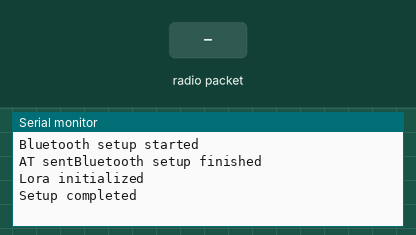
A sketch run on a simulated Arduino Uno, built with avr-gcc and run on an emulated ATmega328P. Shown: the last lines printed to the serial monitor. Inputs (shaded band) come from the test bench. No radio packets arrive unless stated.

Above: at 3.1 s.
3.2 s: radio packet "1" arrives
At 3.8 s:
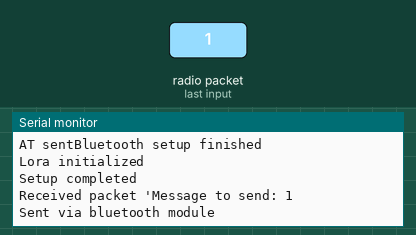
4.7 s: radio packet "0" arrives
At 6.1 s:
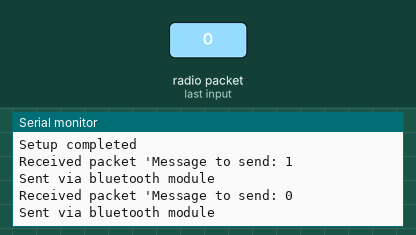

The sketch:

newBoatReceiver.ino
```cpp
#include <LoRa.h>
#include <SoftwareSerial.h>
#include <string.h>
#include "Bluetooth.h"
#include "LoRaMessenger.h"
#include <avr/wdt.h>

Bluetooth bluetoothModule;
LoRaMessenger loRaMessenger;

void setup() {
  Serial.begin(9600);
  bluetoothModule.setup();
  loRaMessenger.begin(onReceive);
  Serial.println("Setup completed");
  wdt_enable(WDTO_8S);
}

void onReceive(int packetSize) {
  // received a packet
  Serial.print("Received packet '");
  String message = "";

  // read packet
  for (int i = 0; i < packetSize; i++) {
    message += (char)LoRa.read();
  }

  Serial.print("Message to send: ");
  Serial.println(message);

  bluetoothModule.send(message);
  Serial.println("Sent via bluetooth module");
}

void loop()
{
  wdt_reset();
  String received = bluetoothModule.readString();
  if(received != ""){
    Serial.print(received);
    Serial.print(" ------> ");

    loRaMessenger.send(received);
  }
}
```

Bluetooth.cpp
```cpp
#include <Arduino.h>
#include <SoftwareSerial.h>

#include "Bluetooth.h"

#define SOP1 '['
#define EOP1 ']'

int bluetoothTx = 5;
int bluetoothRx = 6;
SoftwareSerial bluetooth(bluetoothTx, bluetoothRx);

char inData[200];
byte index;
bool started = false;
bool ended = false;
bool canSend = true;

SoftwareSerial Bluetooth::getInstance() {
  return bluetooth;
}

void Bluetooth::setup()
{
  Serial.println("Bluetooth setup started");
  bluetooth.begin(9600);
  while(!Serial){}

  Serial.write("AT sent");

  bluetooth.write("AT+POWE3");
  delay(200);

  bluetooth.write("AT+RESET");
  delay(200);


  bluetooth.write("AT+MODE0");
  delay(200);

  bluetooth.write("AT+CHAR0xAAA1,NOTIFY,1"); //add charicteristic
  delay(200);

  bluetooth.write("AT+ADVI9");
  delay(200);

  bluetooth.write("AT+FIOW1");
  delay(200);

  bluetooth.write("AT+NAMEFishingBoat"); //set name
  delay(200);

  bluetooth.write("AT+RELI1");
  delay(200);

  bluetooth.write("AT+SHOW1");
  delay(200);

  while(bluetooth.available()){
    String configResponse = (String)bluetooth.readString();
    Serial.print("Configuration received: ");
    Serial.println(configResponse);
  }

  Serial.println("Bluetooth setup finished");
}


String Bluetooth::read(){
  String message = "";
  while(bluetooth.available()){
    message += bluetooth.readString();
  }
  return message;
}

const char XON = 0x11; // ASCII code for XON (Resume transmission)
const char XOFF = 0x13; // ASCII code for XOFF (Pause transmission)

String Bluetooth::readString() {

  while (bluetooth.available())
  {
    char inChar = bluetooth.read();
    if (inChar == XON) {
      canSend = true;
    } else if (inChar == XOFF) {
      canSend = false;
    }
    if(inChar == SOP1)
    {
       index = 0;
       inData[index] = '\0';
       started = true;
       ended = false;
    }
    else if(inChar == EOP1)
    {
       ended = true;
       break;
    }
    else
    {
      if(index < 199)
      {
        inData[index] = inChar;
        index++;
        inData[index] = '\0';
      }
    }
  }

 if(started && ended)
  {
    started = false;
    ended = false;
    index = 0;

    return inData;
  }

  return "";
}


void Bluetooth::send(String toSend) {
  if(canSend){
    bluetooth.print(toSend); // send data over characteristic
  }
}
```

Bluetooth.h
```cpp
#include <Arduino.h>

class Bluetooth
{
  public:
  SoftwareSerial getInstance();
  void setup();
  String read(void);
  String readString(void);
  void send(String toSend);
};
```

LoRaMessenger.cpp
```cpp
#include <SPI.h>
#include <LoRa.h>
#include "LoRaMessenger.h"

/*******************************************************************************************/

void LoRaMessenger::begin(void (*onReceive)(int))
{
  if (!LoRa.begin(433E6)) {             // initialize ratio at 915 MHz
    Serial.println("LoRa init failed. Check your connections.");
    while (true);                       // if failed, do nothing
  }
  LoRa.setTxPower(20);
  LoRa.onReceive(onReceive);
  LoRa.receive();
  Serial.println("Lora initialized");
}

/*******************************************************************************************/

void LoRaMessenger::onReceive(int packetSize)
{
    // received a packet
  Serial.print("Received packet '");

  // read packet
  for (int i = 0; i < packetSize; i++) {
    Serial.print((char)LoRa.read());
  }

  // print RSSI of packet
  Serial.print("' with RSSI ");
  Serial.println(LoRa.packetRssi());

}

/*******************************************************************************************/


const char XON = 0x11; // ASCII code for XON (Resume transmission)
const char XOFF = 0x13; // ASCII code for XOFF (Pause transmission)

void askStopTransmission(){
  //send XOFF to stop boat transmission
  for(int i=0; i < 5; i++){
    LoRa.beginPacket();
    LoRa.print("XOFF*");
    LoRa.endPacket();
  }
  LoRa.receive();
  Serial.println("Asked boat to STOP Lora trsnamission");
}

void askStartTransmission(){
  //send XON to start boat transmission
  for(int i=0; i < 5; i++){
    LoRa.beginPacket();
    LoRa.print("XON*");
    LoRa.endPacket();
  }
  LoRa.receive();

  Serial.println("Asked boat to START Lora trsnamission");
}

void LoRaMessenger::send(String message)
{
  //askStopTransmission();

  LoRa.beginPacket();
  LoRa.print(message);
  LoRa.endPacket();

  Serial.print("Sent via lora: ");
  Serial.println(message);

  LoRa.receive();

  //askStartTransmission();
}
```

LoRaMessenger.h
```cpp
#include <SPI.h>
#include <LoRa.h>

class LoRaMessenger
{
  public:
  void begin(void (*onReceive)(int));
  static void onReceive(int packetSize);
  void send(String message);

};
```

Measured:
- after the input at 3.2 s, the serial monitor: prints a new line at once (image 1)
- after the input at 4.7 s, the serial monitor: prints a new line at once (image 2)
